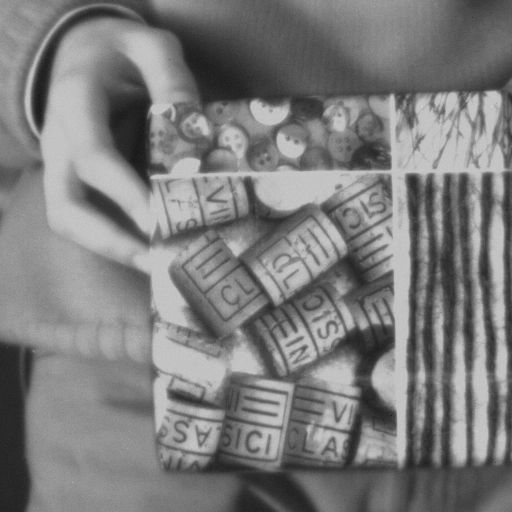
%> input picture exercise9/seq/im000.pgm, 512 x 512 px
$ octave tracking.m   (GNU Octave 9; MATLAB toolbox functions it lacks are replaced by stand-ins)
%> lines starting %> are read from the running program, lines starting %| are printed output that depends on the picture
img = imread('seq\im000.pgm');
%> img is the input picture: size 512x512 uint8; min 17, max 225, mean 124.4
img_sav = imshow(img);
hold on;
% x-y plotting
plot(250, 280,'r.','MarkerSize',20); % top left
plot(350, 280,'r.','MarkerSize',20); %top right
plot(250, 380,'r.','MarkerSize',20); %bottom left
plot(350, 380,'r.','MarkerSize',20); %bottom right
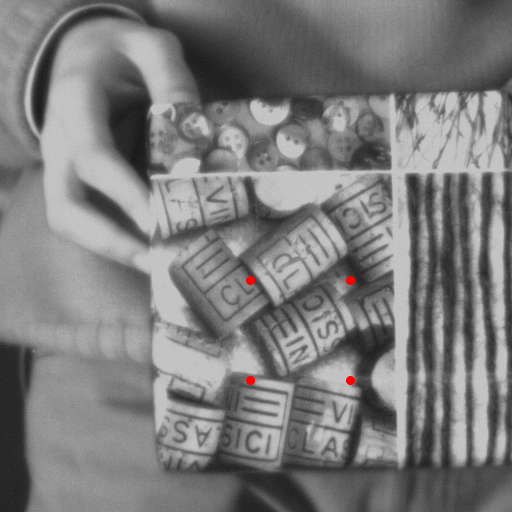
%> figure redrawn from the program's plot data
saveas(img_sav, sprintf('out/000.jpg'));
close all;

t_coords = [280, 250; 280, 350; 380, 250; 380, 350];
%homogeneous template coords
hom_t_coords = [t_coords'; ones(1, size(t_coords, 1))];

% Calculating all the point coords of the grid and storing them in
% a homogeneous matrix
hom_orig_points = ones(3,441);
x_0 = t_coords(1,2);
y_0 = t_coords(1,1);
y_t = y_0;
c=1;
for q = 1:21
    x_t = x_0;
    for l = 1:21
        hom_orig_points(1:2,c) = [y_t, x_t]; % go horizontal then to the next line
        x_t = x_t + 5;
        c = c+1;
    end
    y_t = y_t + 5;
end

% Calculating grid points' intensities from original image
orig_intensities = ones(1,441);
for ii = 1:441
    orig_intensities(1,ii) = img(hom_orig_points(1,ii), hom_orig_points(2,ii));
end
%> after the loop, orig_intensities = 441 values, max 200 at index 440, min 46 at index 273, mean 126.8

% Normalizing original grid points' intensities
orig_intensities = (orig_intensities - mean (orig_intensities(:)) ) / std (orig_intensities(:));
%> orig_intensities = 441 values, max 1.77 at index 440, min -1.95 at index 273, mean 8.06e-17

% Load update_matrices into variable A
load('updateMatrices.mat');

H_c = eye(3);
%in the beginning they're same
initial_parameter = hom_t_coords;
current_parameter = hom_t_coords;

for image_number = 1:200
    imname = ['seq\im' sprintf('%03d',image_number) '.pgm'];
%> (the run ends here)
